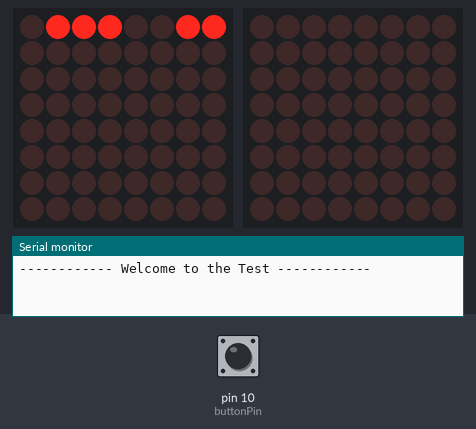
This sketch was run on a simulated Arduino Uno, built with avr-gcc and run on an emulated ATmega328P. Shown: 2 × 8×8 LED matrix, the last lines printed to the serial monitor. Inputs (shaded band) come from the test bench; at power-on: pin 10 (buttonPin) HIGH. Random numbers use the default seed unless the sketch sets one.

Above: at 1.2 s.
1.3 s: pin 10 (buttonPin) pulled LOW for 3.2 s
At 1.3 s:
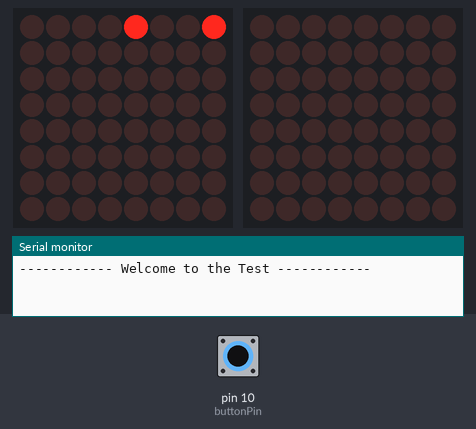
At 4.95 s:
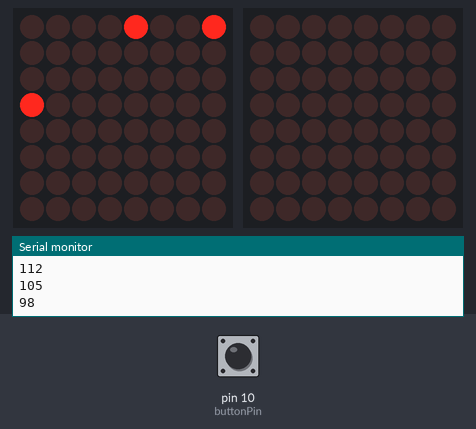
6.7 s: pin 10 (buttonPin) pulled LOW for 0.15 s
At 7.14 s:
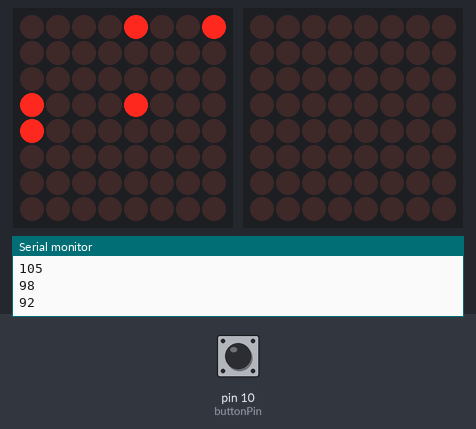
At 7.52 s:
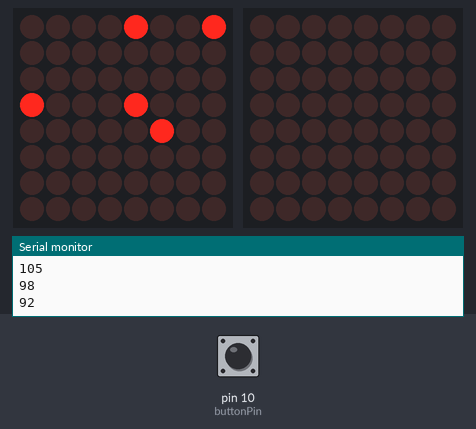

The sketch:

arduino_stacker_game.ino
```cpp
#include <Adafruit_LEDBackpack.h>

#include <Wire.h>

#include <Adafruit_GFX.h>
#include <Adafruit_GrayOLED.h>
#include <Adafruit_SPITFT_Macros.h>
#include <Adafruit_SPITFT.h>
#include <gfxfont.h>

#include <math.h>


// Constructors for displays
Adafruit_LEDBackpack matrix1 = Adafruit_LEDBackpack();
Adafruit_LEDBackpack matrix2 = Adafruit_LEDBackpack();


int buttonPin = 10; //D10
uint8_t counter = 0;
uint8_t DELAY = 120; //"refresh rate" in ms
uint8_t height = 4;
uint8_t lost = 0;

void setup() {

  Serial.begin(9600);
  pinMode(buttonPin, INPUT);
  matrix1.begin(0x72);  // Initialize matrix1 with its assigned address
  matrix2.begin(0x70);  // Initialize matrix2 with its assigned address

  matrix1.setBrightness(5);
  matrix2.setBrightness(5);


  Serial.println("------------ Welcome to the Test ------------");
  randomSeed(analogRead(0));
}

int row = 0;
void loop() {
   uint8_t bit = 0b10000000; // Starting bit pattern
   uint8_t temp = bit;
   uint8_t tail = 0b00000000;
   uint8_t head = 64;
   uint8_t len = 0;
   uint8_t previous_val = 0;

   for (uint8_t i = 0; i < ((7 + (height-1)) * 2); i++) {

      if (!digitalRead(buttonPin) == HIGH) {
        // exit out of function
        row = row + 1;
	      // Get a random number
	      int random_mult = random(4, 15);

	      // Print the random number
        delay(DELAY * random_mult);
        DELAY = DELAY * 0.94;
        Serial.println(DELAY);
        break;
      }

    // Moving from left to right
     if (i < (7+height))
     {
      if (i > 0)
      {
        /* bit shift once, fill in spaces below*/
        temp = temp + static_cast<uint8_t>(pow(2, i-1));
        if (i >= 3) {
          temp++;
        }

        /* remove last 1. keep # of lights on = height */
        if (i > height)
        {
          if (tail >= 1)
          {
            tail = tail<<1;
            temp = temp - tail; // old method
          }
          else {
            temp = temp - 1;
            tail = 1;
          }
          // /* as bar hits left size, fix sign to correct position */
          if (temp > 128)
          {
            temp = temp - 128;
          }
        }
        // /* Switch sign from - to + when height reached*/
        if (i == height && temp > 128)
        {
          temp = temp - 128;
        }
      }
    // Moving from right to left
     } else {
      if (i == ((7+height)))
      {
        tail = 128;
      }
        if (i < ((((height + 7) * 2) - 1) - (height - 2))) {
          head = head>>1;
          temp = temp + head;

          if (temp > 128 && i > 13) { // i a hard coded value, should be calculated
            temp = temp - 128;
          }
          /* keep len at height, remove trailing light */
          if (len >= (height-1)) {
            tail = tail>>1;
            temp = temp - tail;
          }
          if (i >= 16) {
            temp = temp + 128;
          }
        }
      len++;
    }

    // Display the pattern
    if (row <= 7) {
      matrix1.displaybuffer[row] = temp;
      matrix1.writeDisplay();
      previous_val = matrix1.displaybuffer[row];
    } else {
      matrix2.displaybuffer[row - 8] = temp;
      matrix2.writeDisplay();
      previous_val = matrix1.displaybuffer[row - 8];
    }

    delay(DELAY); // Delay for 200 milliseconds

  }
    if (row == 3 && lost == 0) {
      height = height - 1;
      lost = lost + 1;
    }
    if (row == 7 && lost == 1) {
      height = height - 1;
      lost = lost + 1;
    }
    if (row == 10 && lost == 2) {
      height = height - 1;
      lost = lost + 1;
    }
}
    // temp = temp;
    // tail = temp;
    // uint8_t head = 128;
    // for (uint8_t x = (7 + height - 1); x > 1; x--) {
    //   if (digitalRead(buttonPin) == 0)
    //   {
    //     Serial.println("button Pressed!");
    //   }
    //   /* bit shift once, fill in spaces below*/
    //   tail = tail>>1;
    //   temp = temp + tail;
    //   if (x < ((height + 7 - 1) - (height - 2))) {
    //     head = head>>1;
    //     temp = temp - head;
    //   }
    //   if (x <= height && temp < 128) {
    //     temp = temp + 128;
    //   }
    //   matrix.displaybuffer[0] = temp; // Set the row with the current bit pattern in reverse order
    //   matrix.writeDisplay(); // Update the display
    //   delay(DELAY); // Delay for 200 milliseconds
    // }
```

stacker_data_structure.ino
```cpp
struct Node {
    int8_t data;
    Node* next;
    Node* prev;
};

class DoublyLinkedList {
private:
    Node* head;
    Node* tail;

public:
    DoublyLinkedList() : head(nullptr), tail(nullptr) {}

    void insert(int8_t value) {
        Node* newNode = new Node;
        newNode->data = value;
        newNode->next = nullptr;
        newNode->prev = nullptr;

        if (head == nullptr) {
            head = newNode;
            tail = newNode;
        } else {
            tail->next = newNode;
            newNode->prev = tail;
            tail = newNode;
        }
    }
    // Additional methods (e.g., delete, search, etc.) can be added as per your requirements.
};

int main() {
    DoublyLinkedList myList;

    myList.insert(10);
    myList.insert(20);
    myList.insert(30);


    return 0;
}
```
